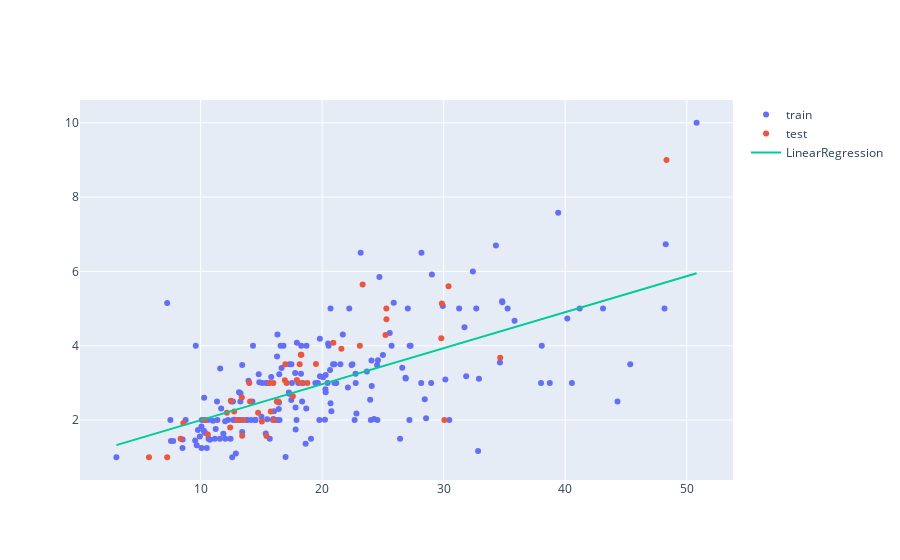

Source (notebook cell):
### Code cell
fig = go.Figure(
    data=[
        go.Scatter(x=X_train.flatten(), y=y_train, name="train", mode="markers"),
        go.Scatter(x=X_test.flatten(), y=y_test, name="test", mode="markers"),
        go.Scatter(x=x_range, y=y_range, name="LinearRegression"),
    ]
)
fig.show()
